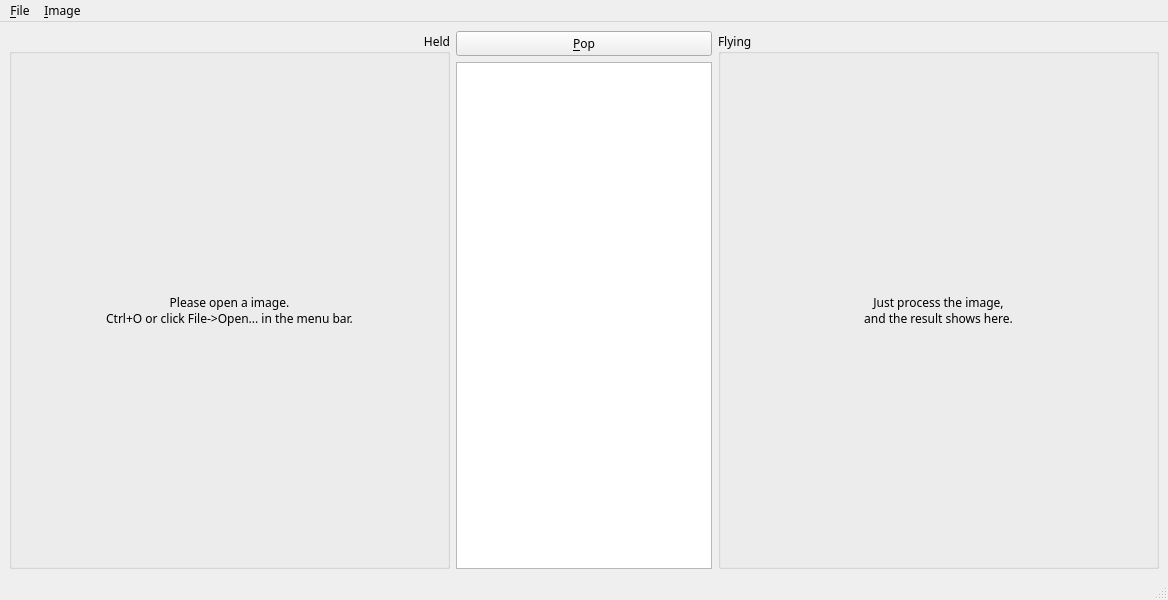
<?xml version="1.0" encoding="UTF-8"?>
<ui version="4.0">
 <class>DIP</class>
 <widget class="QMainWindow" name="DIP">
  <property name="geometry">
   <rect>
    <x>0</x>
    <y>0</y>
    <width>1168</width>
    <height>600</height>
   </rect>
  </property>
  <property name="font">
   <font>
    <family>宋体</family>
   </font>
  </property>
  <property name="windowTitle">
   <string>DIP</string>
  </property>
  <widget class="QWidget" name="centralwidget">
   <layout class="QHBoxLayout" name="horizontalLayout">
    <item>
     <widget class="QGroupBox" name="groupBox">
      <property name="title">
       <string>Held</string>
      </property>
      <property name="alignment">
       <set>Qt::AlignRight|Qt::AlignTrailing|Qt::AlignVCenter</set>
      </property>
      <layout class="QGridLayout" name="gridLayout_2">
       <item row="0" column="0">
        <widget class="QLabel" name="label_held">
         <property name="sizePolicy">
          <sizepolicy hsizetype="Expanding" vsizetype="Preferred">
           <horstretch>0</horstretch>
           <verstretch>0</verstretch>
          </sizepolicy>
         </property>
         <property name="text">
          <string>Please open a image.
Ctrl+O or click File-&gt;Open... in the menu bar.</string>
         </property>
         <property name="alignment">
          <set>Qt::AlignCenter</set>
         </property>
        </widget>
       </item>
      </layout>
     </widget>
    </item>
    <item>
     <layout class="QVBoxLayout" name="verticalLayout">
      <item>
       <widget class="QPushButton" name="pushButton_pop">
        <property name="text">
         <string>&amp;Pop</string>
        </property>
       </widget>
      </item>
      <item>
       <widget class="QListWidget" name="listWidget_process">
        <property name="sizePolicy">
         <sizepolicy hsizetype="Minimum" vsizetype="Preferred">
          <horstretch>0</horstretch>
          <verstretch>0</verstretch>
         </sizepolicy>
        </property>
       </widget>
      </item>
     </layout>
    </item>
    <item>
     <widget class="QGroupBox" name="groupBox_2">
      <property name="title">
       <string>Flying</string>
      </property>
      <property name="alignment">
       <set>Qt::AlignLeading|Qt::AlignLeft|Qt::AlignVCenter</set>
      </property>
      <layout class="QGridLayout" name="gridLayout">
       <item row="0" column="0">
        <widget class="QLabel" name="label_flying">
         <property name="sizePolicy">
          <sizepolicy hsizetype="Expanding" vsizetype="Preferred">
           <horstretch>0</horstretch>
           <verstretch>0</verstretch>
          </sizepolicy>
         </property>
         <property name="text">
          <string>Just process the image,
and the result shows here.</string>
         </property>
         <property name="textFormat">
          <enum>Qt::PlainText</enum>
         </property>
         <property name="alignment">
          <set>Qt::AlignCenter</set>
         </property>
        </widget>
       </item>
      </layout>
     </widget>
    </item>
   </layout>
  </widget>
  <widget class="QMenuBar" name="menubar">
   <property name="geometry">
    <rect>
     <x>0</x>
     <y>0</y>
     <width>1168</width>
     <height>21</height>
    </rect>
   </property>
   <widget class="QMenu" name="menuFile">
    <property name="title">
     <string>&amp;File</string>
    </property>
    <addaction name="actionOpen"/>
    <addaction name="separator"/>
    <addaction name="actionClose"/>
    <addaction name="separator"/>
    <addaction name="actionSaveAs"/>
    <addaction name="separator"/>
    <addaction name="actionExit"/>
   </widget>
   <widget class="QMenu" name="menuImage">
    <property name="title">
     <string>&amp;Image</string>
    </property>
    <addaction name="actionHold"/>
    <addaction name="actionPop"/>
    <addaction name="actionTrans"/>
    <addaction name="actionFilter"/>
    <addaction name="actionHis"/>
   </widget>
   <addaction name="menuFile"/>
   <addaction name="menuImage"/>
  </widget>
  <widget class="QStatusBar" name="statusbar"/>
  <action name="actionOpen">
   <property name="text">
    <string>&amp;Open...</string>
   </property>
   <property name="shortcut">
    <string>Ctrl+O</string>
   </property>
  </action>
  <action name="actionClose">
   <property name="text">
    <string>&amp;Close</string>
   </property>
   <property name="shortcut">
    <string>Ctrl+W</string>
   </property>
  </action>
  <action name="actionSaveAs">
   <property name="text">
    <string>Save &amp;As...</string>
   </property>
   <property name="shortcut">
    <string>Ctrl+Shift+S</string>
   </property>
  </action>
  <action name="actionExit">
   <property name="text">
    <string>E&amp;xit</string>
   </property>
   <property name="shortcut">
    <string>Ctrl+Q</string>
   </property>
  </action>
  <action name="actionHis">
   <property name="text">
    <string>&amp;Histogram equalization</string>
   </property>
  </action>
  <action name="actionHold">
   <property name="text">
    <string>&amp;Hold</string>
   </property>
   <property name="shortcut">
    <string>Ctrl+H</string>
   </property>
  </action>
  <action name="actionPop">
   <property name="text">
    <string>&amp;Pop</string>
   </property>
   <property name="shortcut">
    <string>Ctrl+P</string>
   </property>
  </action>
  <action name="actionTrans">
   <property name="text">
    <string>&amp;Transformation</string>
   </property>
   <property name="shortcut">
    <string>Ctrl+T</string>
   </property>
  </action>
  <action name="actionFilter">
   <property name="text">
    <string>&amp;Filter</string>
   </property>
   <property name="shortcut">
    <string>Ctrl+F</string>
   </property>
  </action>
 </widget>
 <resources/>
 <connections>
  <connection>
   <sender>pushButton_pop</sender>
   <signal>clicked()</signal>
   <receiver>actionPop</receiver>
   <slot>trigger()</slot>
   <hints>
    <hint type="sourcelabel">
     <x>583</x>
     <y>39</y>
    </hint>
    <hint type="destinationlabel">
     <x>-1</x>
     <y>-1</y>
    </hint>
   </hints>
  </connection>
  <connection>
   <sender>actionExit</sender>
   <signal>triggered()</signal>
   <receiver>DIP</receiver>
   <slot>close()</slot>
   <hints>
    <hint type="sourcelabel">
     <x>-1</x>
     <y>-1</y>
    </hint>
    <hint type="destinationlabel">
     <x>583</x>
     <y>299</y>
    </hint>
   </hints>
  </connection>
 </connections>
</ui>
